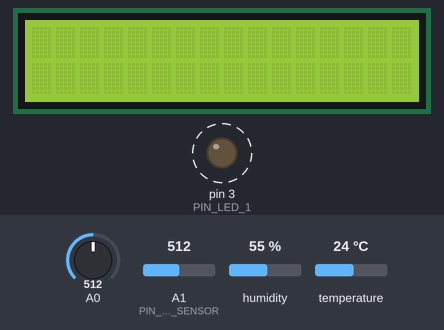
Simulated run of this sketch. Board: Arduino Uno, built with avr-gcc and run on an emulated ATmega328P. Parts: 16×2 character LCD, output pins drawn as LEDs (lit = HIGH). Dashed ring = blinking. The test bench sets the inputs (shaded band); at power-on: A0 = 512, A1 (PIN_PHOTO_SENSOR) = 512, humidity 55 %, temperature 24 °C. Pins used as bus, display or sensor lines are not drawn.

Above: at 1.2 s.
1.3 s: A0 set to 406
At 2.16 s:
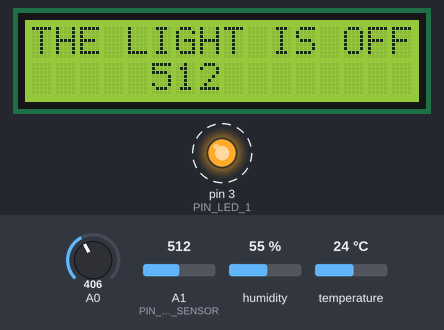
4.3 s: A0 set to 390
At 6.23 s:
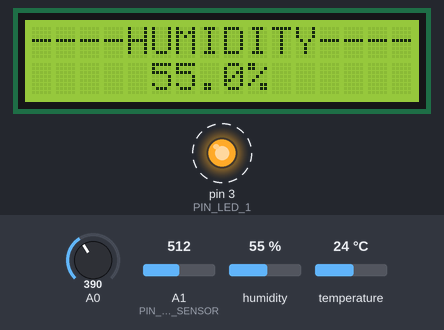
7.9 s: A0 set to 214
10.4 s: A0 set to 189
At 12.33 s:
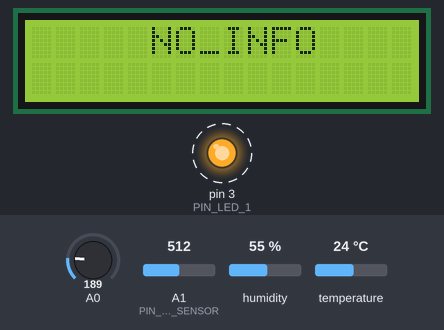
14.0 s: A0 set to 109
16.5 s: A0 set to 89
At 18.43 s:
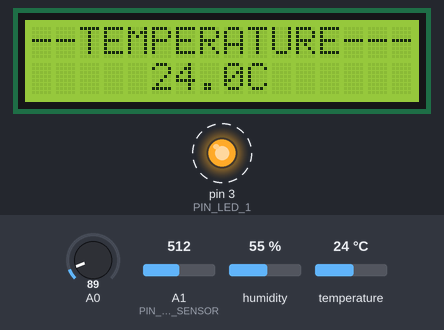
Timing chart, 0 to 21.1 s (numbered marks = the images above; inputs shaded):
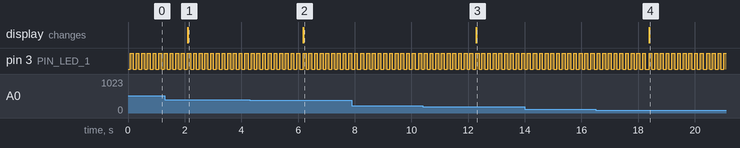

The sketch:

scetch.ino
```cpp
#include <Wire.h>          // Подключаем необходимые библиотеки
#include "LiquidCrystal.h" // Библиотека для работы с дисплеем LCD 1602. Русификатора для LCD 1602 keypad shield нет)))
#include <DHT.h>

DHT dht(2, DHT11); // Инициация датчика

int t1 = 30, t2 = 20;  // Переменные допустимых границ температуры
int h1 = 30, h2 = 70;  // Переменные допустимых границ влажности

#define PIN_LED_1 3           // Светодиод подключен к Digital PWM пину для изменения интенсивности света от датчика света
#define PIN_LED_2 6         // Светодиод подключен к Digital пину для сигнализации критических положений параметров
#define PIN_PHOTO_SENSOR A1 // Датчик света подключен к аналоговому пину номер 1

// Наименование кнопок
#define BTN_UP 1
#define BTN_DOWN 2
#define BTN_LEFT 3
#define BTN_RIGHT 4
#define BTN_SELECT 5
#define BTN_NONE 10

LiquidCrystal lcd(8, 9, 4, 5, 6, 7); // Выводы необходимые для работы дисплея.

void blinkLed() {
  int i = 0;
  do {
    digitalWrite(PIN_LED_1, HIGH);
    digitalWrite(PIN_LED_2, HIGH);
    delay(100);
    digitalWrite(PIN_LED_1, LOW);
    digitalWrite(PIN_LED_2, LOW);
    delay(100);
    i++;
  }while (i<5);
}

int detectButton() {
  int keyAnalog = analogRead(A0);
  if (keyAnalog < 100) {
    return BTN_RIGHT;
  } else if (keyAnalog < 200) {
    return BTN_UP;
  } else if (keyAnalog < 400) {
    return BTN_DOWN;
  } else if (keyAnalog < 600) {
    return BTN_LEFT;
  } else if (keyAnalog < 800) {
    return BTN_SELECT;
  } else {
    return BTN_NONE;
  }
}

void setup() {
  dht.begin();
  lcd.begin(16, 2);
  pinMode(PIN_LED_2, OUTPUT);
  pinMode(PIN_LED_1, OUTPUT);
  pinMode(3, OUTPUT);
  pinMode(6, OUTPUT);
  pinMode(8, OUTPUT);

}

void loop() {
  int button = detectButton();
  float temperature = dht.readTemperature();
  float humidity = dht.readHumidity();

  // Моргание светодиодом при выходе за пределы допустимых значений температуры
  if (temperature > t1 || temperature < t2) {
    blinkLed();
  } else {
    digitalWrite(PIN_LED_1, LOW);
  }

  // Моргание светодиодом при выходе за пределы допустимых значений влажности
  if (humidity > h1 || humidity < h2) {
    blinkLed();
  } else {
    digitalWrite(PIN_LED_1, LOW);
  }

  // Моргание светодиодами при включении устройства
  static bool startupBlink = true;
  if (startupBlink) {
    blinkLed();
    startupBlink = false;
  }

  // Моргание светодиодами при выходе за пределы температуры
  if (temperature < 20 || temperature > 30) {
    blinkLed();
  } else {
    digitalWrite(PIN_LED_1, LOW);
  }

  // Моргание светодиодами при выходе за пределы влажности
  if (humidity < 35 || humidity > 70) {
    blinkLed();
  } else {
    digitalWrite(PIN_LED_1, LOW);
  }

  int val = analogRead(PIN_PHOTO_SENSOR);
  int ledPower = map(val, 0, 1023, 0, 255);
  analogWrite(PIN_LED_2, ledPower);

  switch (button) {
    case BTN_UP:
      lcd.clear();
      lcd.setCursor(5, 0);
      lcd.print("NO_INFO");

      digitalWrite(3, HIGH);
      digitalWrite(6, HIGH);
      digitalWrite(8, HIGH);
      break;

    case BTN_DOWN:
      lcd.clear();
      lcd.setCursor(0, 0);
      lcd.print("----HUMIDITY----");
      lcd.setCursor(5, 1);
      lcd.print(humidity, 1);
      lcd.setCursor(9, 1);
      lcd.print("%");

      digitalWrite(3, LOW);
      digitalWrite(6, LOW);
      digitalWrite(8, LOW);

      digitalWrite(6, HIGH);
      break;

    case BTN_LEFT:
      lcd.clear();
      lcd.setCursor(0, 0);
      if (val < 300)
        lcd.print("THE LIGHT IS ON");
      else
        lcd.println("THE LIGHT IS OFF");
      lcd.setCursor(5, 1);
      lcd.print(val, 1);

      digitalWrite(3, LOW);
      digitalWrite(6, LOW);
      digitalWrite(8, LOW);

      digitalWrite(3, HIGH);
      break;

    case BTN_RIGHT:

      lcd.clear();
      lcd.setCursor(0, 0);
      lcd.print("--TEMPERATURE---");
      lcd.setCursor(5, 1);
      lcd.print(temperature, 1);
      lcd.setCursor(9, 1);
      lcd.print("C");

      digitalWrite(3, LOW);
      digitalWrite(6, LOW);
      digitalWrite(8, LOW);

      digitalWrite(6, HIGH);
      break;

    case BTN_SELECT:
      lcd.clear();
      lcd.setCursor(0, 0);
      if (val < 300)
        lcd.print("THE LIGHT IS ON");
      else
        lcd.println("THE LIGHT IS OFF");
      lcd.setCursor(5, 1);
      lcd.print(val, 1);

      digitalWrite(3, LOW);
      digitalWrite(6, LOW);
      digitalWrite(8, LOW);

      digitalWrite(3, HIGH);
      break;

    default:
      break;
  }
}
```

Measured:
- the behaviour switches between 400 and 399 on A0 (found by bisection; images 1 and 2)
- the behaviour switches between 200 and 199 on A0 (found by bisection; images 2 and 3)
- the behaviour switches between 100 and 99 on A0 (found by bisection; images 3 and 4)
- after the input at 4.3 s, the display: changes after 1.9 s (image 2)
- after the input at 10.4 s, the display: changes after 1.9 s (image 3)
- after the input at 16.5 s, the display: changes after 1.9 s (image 4)
- by itself, pin 3 (PIN_LED_1): alternates HIGH for 0.10 s and LOW for 0.10 s
